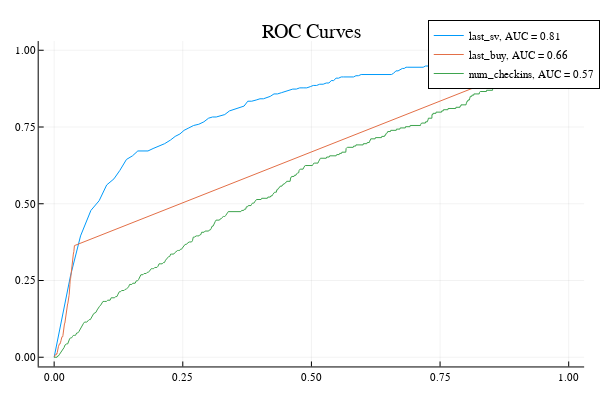

Notebook cell for this chart:
### Markdown cell above
The same trends are visible here as above when incrementally adding in features to the model, the performance does not increase after 3 or so features are included. We also get very similar plots below for the ROC curves for 3 of the features.

### Code cell
invars = lowercase.([ "LAST_SV", "LAST_BUY", "num_checkins"]);
X_1 = select(X,Symbol(invars[1]));
logreg_mach = machine(logreg, X_1, categorical(y));
MLJ.fit!(logreg_mach, rows=train);
y_hat = MLJ.predict(logreg_mach,X_1);
x_roc1,y_roc1 = roc_curve(y_hat,y);
auc_1 = sum((x_roc1[2:end] .- x_roc1[1:end-1]).*(y_roc1[2:end] .+ y_roc1[1:end-1])./2.0);
p1 = plot(x_roc1, y_roc1, seriestype = :line, title = "ROC Curves",label = string(invars[1],", AUC = ", @sprintf("%3.2f",auc_1)));


X_1 = select(X,Symbol(invars[2]));
logreg_mach = machine(logreg, X_1, categorical(y));
MLJ.fit!(logreg_mach, rows=train);
y_hat = MLJ.predict(logreg_mach,X_1);
x_roc2,y_roc2 = roc_curve(y_hat,y);
auc_2 = sum((x_roc2[2:end] .- x_roc2[1:end-1]).*(y_roc2[2:end] .+ y_roc2[1:end-1])./2.0);
plot!(p1,x_roc2, y_roc2, seriestype = :line,label = string(invars[2],", AUC = ", @sprintf("%3.2f",auc_2)));

X_1 = select(X,Symbol(invars[3]));
logreg_mach = machine(logreg, X_1, categorical(y));
MLJ.fit!(logreg_mach, rows=train);
y_hat = MLJ.predict(logreg_mach,X_1);
x_roc3,y_roc3 = roc_curve(y_hat,y);
auc_3 = sum((x_roc3[2:end] .- x_roc3[1:end-1]).*(y_roc3[2:end] .+ y_roc3[1:end-1])./2.0);
plot!(p1,x_roc3, y_roc3, seriestype = :line,label = string(invars[3],", AUC = ", @sprintf("%3.2f",auc_3)));
display(p1)

### Figure 1 — Plotly figure (JSON) as saved in the notebook; plotly's stock layout.template omitted (floating-point values rounded to 4 significant figures; data arrays with more than 128 entries replaced by an {"elided": "..."} marker saying what was removed)
{"data": [{"colorbar": {"title": ""}, "legendgroup": "last_sv, AUC = 0.81", "line": {"color": "rgba(0, 154, 250, 1.000)", "dash": "solid", "shape": "linear", "width": 1}, "mode": "lines", "name": "last_sv, AUC = 0.81", "showlegend": true, "type": "scatter", "x": {"elided": "190 float values"}, "xaxis": "x1", "y": {"elided": "190 float values"}, "yaxis": "y1", "zmax": null, "zmin": null}, {"colorbar": {"title": ""}, "legendgroup": "last_buy, AUC = 0.66", "line": {"color": "rgba(227, 111, 71, 1.000)", "dash": "solid", "shape": "linear", "width": 1}, "mode": "lines", "name": "last_buy, AUC = 0.66", "showlegend": true, "type": "scatter", "x": {"elided": "189 float values"}, "xaxis": "x1", "y": {"elided": "189 float values"}, "yaxis": "y1", "zmax": null, "zmin": null}, {"colorbar": {"title": ""}, "legendgroup": "num_checkins, AUC = 0.57", "line": {"color": "rgba(62, 164, 78, 1.000)", "dash": "solid", "shape": "linear", "width": 1}, "mode": "lines", "name": "num_checkins, AUC = 0.57", "showlegend": true, "type": "scatter", "x": {"elided": "4629 float values"}, "xaxis": "x1", "y": {"elided": "4629 float values"}, "yaxis": "y1", "zmax": null, "zmin": null}], "layout": {"annotations": [{"font": {"color": "rgba(0, 0, 0, 1.000)", "family": "sans-serif", "size": 20}, "rotation": 0, "showarrow": false, "text": "ROC Curves", "x": 0.5296, "xanchor": "center", "xref": "paper", "y": 1, "yanchor": "top", "yref": "paper"}], "height": 400, "legend": {"bgcolor": "rgba(255, 255, 255, 1.000)", "bordercolor": "rgba(0, 0, 0, 1.000)", "borderwidth": 1, "font": {"color": "rgba(0, 0, 0, 1.000)", "family": "sans-serif", "size": 11}, "tracegroupgap": 0, "traceorder": "normal", "x": 1.02, "xanchor": "auto", "y": 1, "yanchor": "auto"}, "margin": {"b": 20, "l": 0, "r": 0, "t": 20}, "paper_bgcolor": "rgba(255, 255, 255, 1.000)", "plot_bgcolor": "rgba(255, 255, 255, 1.000)", "showlegend": true, "width": 600, "xaxis": {"anchor": "y1", "domain": [0.06582, 0.9934], "gridcolor": "rgba(0, 0, 0, 0.100)", "gridwidth": 0.5, "linecolor": "rgba(0, 0, 0, 1.000)", "mirror": false, "range": [-0.03, 1.03], "showgrid": true, "showline": true, "showticklabels": true, "tickangle": 0, "tickcolor": "rgb(0, 0, 0)", "tickfont": {"color": "rgba(0, 0, 0, 1.000)", "family": "sans-serif", "size": 11}, "tickmode": "array", "ticks": "inside", "ticktext": ["0.00", "0.25", "0.50", "0.75", "1.00"], "tickvals": [0, 0.25, 0.5, 0.75, 1], "title": "", "titlefont": {"color": "rgba(0, 0, 0, 1.000)", "family": "sans-serif", "size": 15}, "type": "-", "visible": true, "zeroline": false, "zerolinecolor": "rgba(0, 0, 0, 1.000)"}, "yaxis": {"anchor": "x1", "domain": [0.03762, 0.9415], "gridcolor": "rgba(0, 0, 0, 0.100)", "gridwidth": 0.5, "linecolor": "rgba(0, 0, 0, 1.000)", "mirror": false, "range": [-0.03, 1.03], "showgrid": true, "showline": true, "showticklabels": true, "tickangle": 0, "tickcolor": "rgb(0, 0, 0)", "tickfont": {"color": "rgba(0, 0, 0, 1.000)", "family": "sans-serif", "size": 11}, "tickmode": "array", "ticks": "inside", "ticktext": ["0.00", "0.25", "0.50", "0.75", "1.00"], "tickvals": [0, 0.25, 0.5, 0.75, 1], "title": "", "titlefont": {"color": "rgba(0, 0, 0, 1.000)", "family": "sans-serif", "size": 15}, "type": "-", "visible": true, "zeroline": false, "zerolinecolor": "rgba(0, 0, 0, 1.000)"}}}
